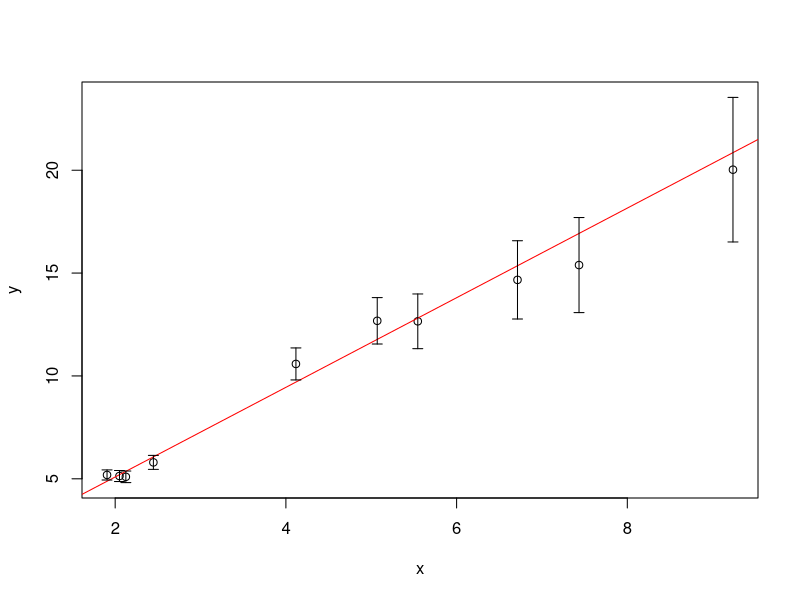
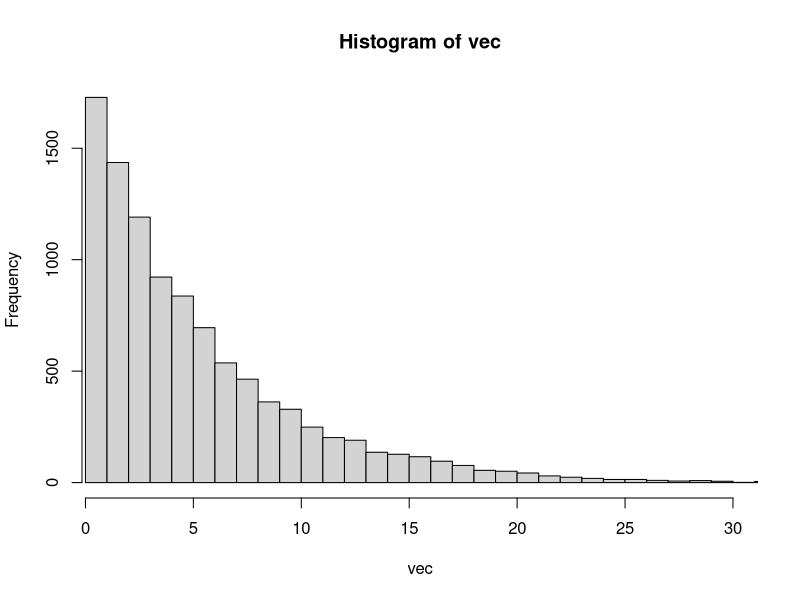
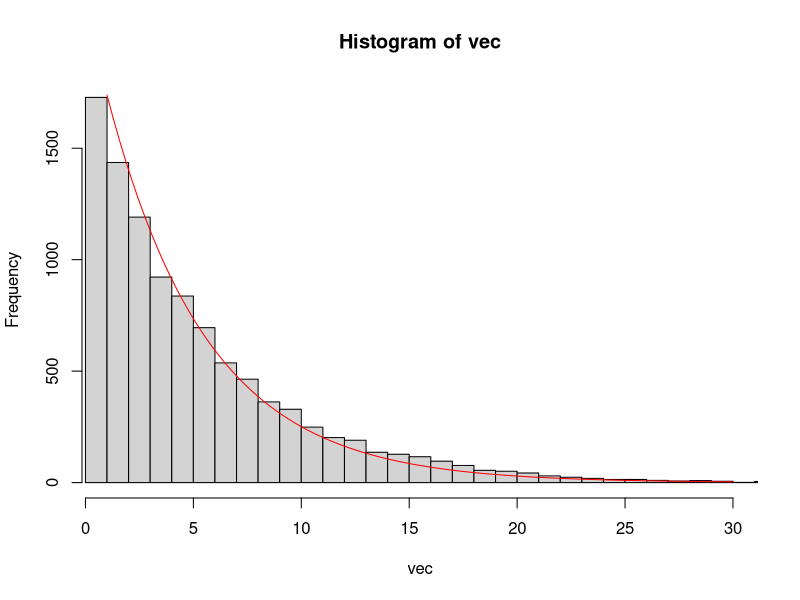

The R source for these figures, in order:
## ---- chunk 1
generate_y_sigmas = function(x,a,b,m,n){
  
  # SIGMA
  sigma = m + n * x^2
  
  # GAUSSIANA
  y = a + b * x + rnorm(x,0,sigma)
  
  # DATA FRAME
  df = data.frame("y" = y,"sigma" = sigma)
  
  # RETORNAR DATA FRAME
  return(df)
  
}
## ---- chunk 2
maxLike = function(x,y,sigma){
  
  # TAMANO DE X
  N = length(x)
  
  # CREAR MATRIZ X
  X = cbind(rep(1,N),x)
  
  # COVARIANZA Y
  covY = diag(sigma^2)
  
  # MINIMIZAR ML
  param = solve(t(X) %*% solve(covY) %*% X) %*% (t(X) %*% solve(covY)) %*% y
  
  # RETORNAR PARAMETROS
  return(param)
  
}
## ---- chunk 3
# VECTOR X
x = runif(10,0,10)

# PARAMETROS
a = 1
b = 2
m = 0.1
n = 0.04

# VECTOR Y Y SIGMA
df = generate_y_sigmas(x,a,b,m,n)

y = df$y
sig = df$sigma

# PARAMETROS
theta = maxLike(x,y,sig)

# GRAFICA X Y
plot(x,y,ylim = c(min(y - sig),max(y + sig)))

# RECTA DE AJUSTE
abline(theta[1],theta[2],col = "red")

# ERRORES
arrows(x,y - sig,x,y + sig,length = 0.05,angle = 90,code = 3)
## ---- chunk 4
# VECTOR DE 10000 NUMEROS DISTRIBUIDOS EXPONENCIALMENTE
N = 10000
rate = 1/5.27
vec = rexp(N,rate)

# VALORES DEL HISTOGRAMA
h = hist(vec,breaks = 0:ceiling(max(vec)),xlim = c(1,30))$counts[1:30]
## ---- chunk 5
l = function(N,lambda){
  
  # t
  t = 0:29
  
  # RETORNAR L
  return(-sum(dpois(h,N * exp(-t/lambda),log = TRUE)))
  
}
## ---- chunk 6
require(stats4)
## ---- chunk 7
# ESTIMACION DE PARAMETROS POR MAXIMA VEROSIMILITUD
mlModel = mle(l,start = list(N = 4000,lambda = 4),nobs = NROW(h))

# PARAMETROS N Y LAMBDA
N = mlModel@coef[1]
lambda = mlModel@coef[2]

# HISTOGRAMA
hist(vec,breaks = 0:ceiling(max(vec)),xlim = c(1,30))

# EXPONENCIAL AJUSTADA
curve(N * exp(-x/lambda),add = TRUE,col = "red")
